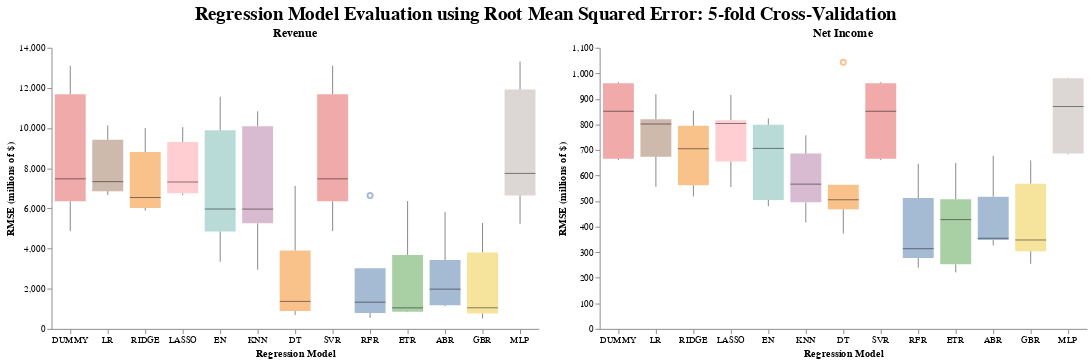

The notebook cell saved with this chart:
### Code cell
full_chart3 = (rev_chart3 | ear_chart3 ).properties(
    title=alt.TitleParams('Regression Model Evaluation using Root Mean Squared Error: 5-fold Cross-Validation', fontSize = 20, anchor='middle'))
full_chart3.configure_view(stroke=None)

### Figure 1 — Vega-Lite specification as saved in the notebook (floating-point values rounded to 4 significant figures)
{"config": {"view": {"continuousWidth": 300, "continuousHeight": 300, "stroke": null}}, "hconcat": [{"data": {"name": "data-a1e963e30a4ab4e74ec7ca0dd39d98fd"}, "mark": {"type": "boxplot", "median": {"color": "black", "strokeWidth": 3}, "opacity": 0.5, "size": 33}, "encoding": {"color": {"field": "model", "legend": null, "type": "nominal"}, "x": {"axis": {"grid": false, "labelAngle": 0}, "field": "model", "sort": ["DUMMY", "LR", "RIDGE", "LASSO", "EN", "KNN", "DT", "SVR", "RFR", "ETR", "ABR", "GBR", "MLP"], "title": "Regression Model", "type": "nominal"}, "y": {"axis": {"grid": false}, "field": "rmse", "title": "RMSE (millions of $)", "type": "quantitative"}}, "height": 300, "title": "Revenue", "width": 520}, {"data": {"name": "data-1160b391e5edb8350bf61028962e1cac"}, "mark": {"type": "boxplot", "median": {"color": "black", "strokeWidth": 3}, "opacity": 0.5, "size": 33}, "encoding": {"color": {"field": "model", "legend": null, "type": "nominal"}, "x": {"axis": {"grid": false, "labelAngle": 0}, "field": "model", "sort": ["DUMMY", "LR", "RIDGE", "LASSO", "EN", "KNN", "DT", "SVR", "RFR", "ETR", "ABR", "GBR", "MLP"], "title": "Regression Model", "type": "nominal"}, "y": {"axis": {"grid": false}, "field": "rmse", "title": "RMSE (millions of $)", "type": "quantitative"}}, "height": 300, "title": "Net Income", "width": 520}], "title": {"text": "Regression Model Evaluation using Root Mean Squared Error: 5-fold Cross-Validation", "anchor": "middle", "fontSize": 20}, "$schema": "https://vega.github.io/schema/vega-lite/v5.20.1.json", "datasets": {"data-a1e963e30a4ab4e74ec7ca0dd39d98fd": [{"model": "DUMMY", "rmse": 11690.0}, {"model": "DUMMY", "rmse": 7473.0}, {"model": "DUMMY", "rmse": 4868.0}, {"model": "DUMMY", "rmse": 6354.0}, {"model": "DUMMY", "rmse": 13110.0}, {"model": "LR", "rmse": 9419.0}, {"model": "LR", "rmse": 7332.0}, {"model": "LR", "rmse": 6861.0}, {"model": "LR", "rmse": 6667.0}, {"model": "LR", "rmse": 10130.0}, {"model": "RIDGE", "rmse": 8811.0}, {"model": "RIDGE", "rmse": 6542.0}, {"model": "RIDGE", "rmse": 5889.0}, {"model": "RIDGE", "rmse": 6027.0}, {"model": "RIDGE", "rmse": 9999.0}, {"model": "LASSO", "rmse": 9309.0}, {"model": "LASSO", "rmse": 7316.0}, {"model": "LASSO", "rmse": 6750.0}, {"model": "LASSO", "rmse": 6660.0}, {"model": "LASSO", "rmse": 10050.0}, {"model": "EN", "rmse": 9892.0}, {"model": "EN", "rmse": 5970.0}, {"model": "EN", "rmse": 3341.0}, {"model": "EN", "rmse": 4851.0}, {"model": "EN", "rmse": 11560.0}, {"model": "KNN", "rmse": 10100.0}, {"model": "KNN", "rmse": 5967.0}, {"model": "KNN", "rmse": 2946.0}, {"model": "KNN", "rmse": 5256.0}, {"model": "KNN", "rmse": 10840.0}, {"model": "DT", "rmse": 3909.0}, {"model": "DT", "rmse": 1370.0}, {"model": "DT", "rmse": 888.9}, {"model": "DT", "rmse": 695.5}, {"model": "DT", "rmse": 7123.0}, {"model": "SVR", "rmse": 11690.0}, {"model": "SVR", "rmse": 7473.0}, {"model": "SVR", "rmse": 4868.0}, {"model": "SVR", "rmse": 6354.0}, {"model": "SVR", "rmse": 13110.0}, {"model": "RFR", "rmse": 3015.0}, {"model": "RFR", "rmse": 796.9}, {"model": "RFR", "rmse": 550.3}, {"model": "RFR", "rmse": 1332.0}, {"model": "RFR", "rmse": 6643.0}, {"model": "ETR", "rmse": 3685.0}, {"model": "ETR", "rmse": 854.2}, {"model": "ETR", "rmse": 835.5}, {"model": "ETR", "rmse": 1047.0}, {"model": "ETR", "rmse": 6365.0}, {"model": "ABR", "rmse": 3425.0}, {"model": "ABR", "rmse": 1981.0}, {"model": "ABR", "rmse": 1178.0}, {"model": "ABR", "rmse": 1131.0}, {"model": "ABR", "rmse": 5815.0}, {"model": "GBR", "rmse": 3807.0}, {"model": "GBR", "rmse": 766.7}, {"model": "GBR", "rmse": 516.1}, {"model": "GBR", "rmse": 1050.0}, {"model": "GBR", "rmse": 5268.0}, {"model": "MLP", "rmse": 11920.0}, {"model": "MLP", "rmse": 7746.0}, {"model": "MLP", "rmse": 5234.0}, {"model": "MLP", "rmse": 6647.0}, {"model": "MLP", "rmse": 13320.0}], "data-1160b391e5edb8350bf61028962e1cac": [{"model": "DUMMY", "rmse": 965.5}, {"model": "DUMMY", "rmse": 851.7}, {"model": "DUMMY", "rmse": 660.5}, {"model": "DUMMY", "rmse": 665.8}, {"model": "DUMMY", "rmse": 960.9}, {"model": "LR", "rmse": 918.3}, {"model": "LR", "rmse": 801.8}, {"model": "LR", "rmse": 674.1}, {"model": "LR", "rmse": 555.9}, {"model": "LR", "rmse": 820.5}, {"model": "RIDGE", "rmse": 854.0}, {"model": "RIDGE", "rmse": 704.9}, {"model": "RIDGE", "rmse": 562.1}, {"model": "RIDGE", "rmse": 518.3}, {"model": "RIDGE", "rmse": 794.4}, {"model": "LASSO", "rmse": 915.3}, {"model": "LASSO", "rmse": 803.5}, {"model": "LASSO", "rmse": 654.9}, {"model": "LASSO", "rmse": 555.3}, {"model": "LASSO", "rmse": 816.4}, {"model": "EN", "rmse": 823.5}, {"model": "EN", "rmse": 706.4}, {"model": "EN", "rmse": 480.0}, {"model": "EN", "rmse": 504.4}, {"model": "EN", "rmse": 798.7}, {"model": "KNN", "rmse": 757.4}, {"model": "KNN", "rmse": 566.5}, {"model": "KNN", "rmse": 416.4}, {"model": "KNN", "rmse": 495.2}, {"model": "KNN", "rmse": 686.2}, {"model": "DT", "rmse": 1043.0}, {"model": "DT", "rmse": 467.8}, {"model": "DT", "rmse": 505.2}, {"model": "DT", "rmse": 373.1}, {"model": "DT", "rmse": 563.9}, {"model": "SVR", "rmse": 965.5}, {"model": "SVR", "rmse": 851.7}, {"model": "SVR", "rmse": 660.5}, {"model": "SVR", "rmse": 665.8}, {"model": "SVR", "rmse": 960.9}, {"model": "RFR", "rmse": 645.7}, {"model": "RFR", "rmse": 313.6}, {"model": "RFR", "rmse": 239.7}, {"model": "RFR", "rmse": 277.1}, {"model": "RFR", "rmse": 512.0}, {"model": "ETR", "rmse": 649.3}, {"model": "ETR", "rmse": 427.5}, {"model": "ETR", "rmse": 221.3}, {"model": "ETR", "rmse": 252.5}, {"model": "ETR", "rmse": 507.7}, {"model": "ABR", "rmse": 677.6}, {"model": "ABR", "rmse": 348.0}, {"model": "ABR", "rmse": 354.8}, {"model": "ABR", "rmse": 326.4}, {"model": "ABR", "rmse": 517.5}, {"model": "GBR", "rmse": 659.3}, {"model": "GBR", "rmse": 347.9}, {"model": "GBR", "rmse": 254.7}, {"model": "GBR", "rmse": 303.6}, {"model": "GBR", "rmse": 568.4}, {"model": "MLP", "rmse": 982.8}, {"model": "MLP", "rmse": 870.0}, {"model": "MLP", "rmse": 683.0}, {"model": "MLP", "rmse": 686.1}, {"model": "MLP", "rmse": 980.9}]}}
